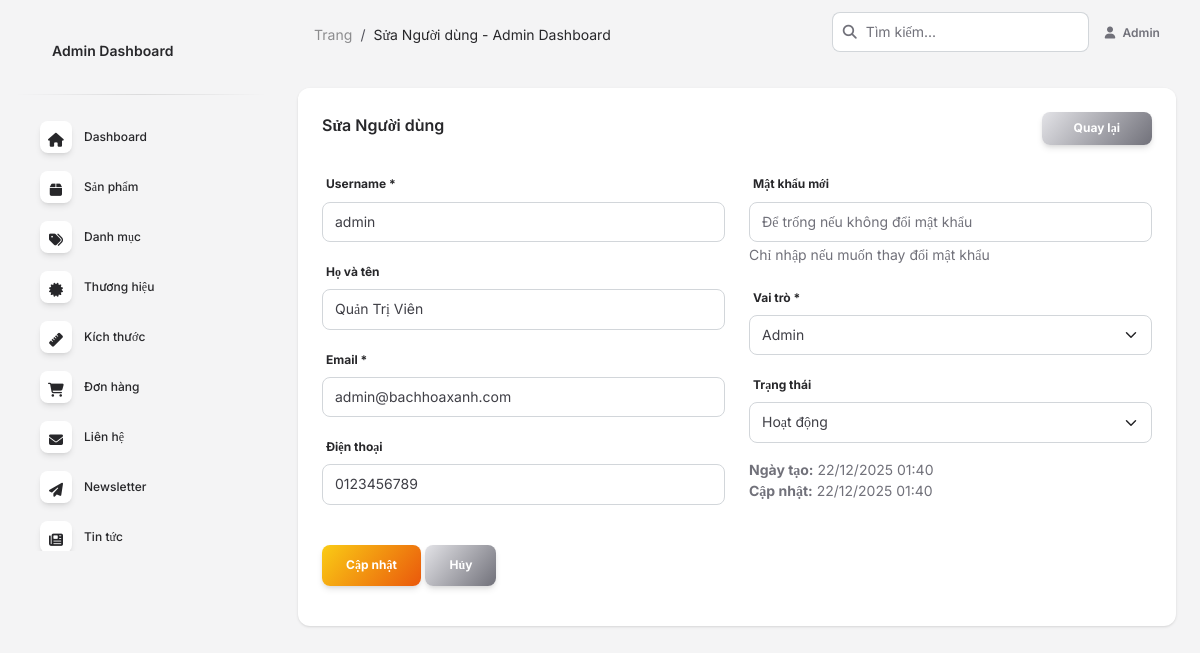
/admin/user_edit.php?id=1 (signed in), run on the app's committed database.
### tables this page shows
CREATE TABLE `users` (
  `id` int(11) NOT NULL AUTO_INCREMENT,
  `username` varchar(50) NOT NULL,
  `email` varchar(100) NOT NULL,
  `password` varchar(255) NOT NULL,
  `full_name` varchar(100) DEFAULT NULL,
  `phone` varchar(20) DEFAULT NULL,
  `address` text DEFAULT NULL,
  `role` enum('admin','customer') NOT NULL DEFAULT 'customer',
  `status` tinyint(1) NOT NULL DEFAULT 1 COMMENT '1=active, 0=inactive',
  `created_at` timestamp NOT NULL DEFAULT CURRENT_TIMESTAMP,
  `updated_at` timestamp NOT NULL DEFAULT CURRENT_TIMESTAMP ON UPDATE CURRENT_TIMESTAMP,
  PRIMARY KEY (`id`),
  UNIQUE KEY `username` (`username`),
  UNIQUE KEY `email` (`email`),
  KEY `status` (`status`),
  KEY `role` (`role`)
);

### admin/user_edit.php (the view, shortened to what this page needs)
<?php
$user_id = isset($_GET['id']) ? (int)$_GET['id'] : 0;
$conn = connectDB();
$user = null;
$sql = "SELECT * FROM users WHERE id = ?";
$stmt = $conn->prepare($sql);
$stmt->bind_param("i", $user_id);
$stmt->execute();
$result = $stmt->get_result();
if ($result && $result->num_rows > 0) {
    $user = $result->fetch_assoc();
}
?>
<!DOCTYPE html>
<html lang="vi">
<head>
  <link href="../assets/css/nucleo-icons.css" rel="stylesheet" />
  <link href="../assets/css/nucleo-svg.css" rel="stylesheet" />
  <link id="pagestyle" href="../assets/css/soft-ui-dashboard.css?v=1.1.0" rel="stylesheet" />
</head>
<body class="g-sidenav-show bg-gray-100">
  <?php $currentPage = 'users'; include 'includes/sidebar.php'; ?>
  <main class="main-content position-relative max-height-vh-100 h-100 border-radius-lg">
    <?php include 'includes/navbar.php'; ?>
    <div class="container-fluid py-4">
      <div class="row">
        <div class="col-12">
          <div class="card">
            <div class="card-header pb-0">
              <div class="row">
                <div class="col-lg-6">
                  <h6>Sửa Người dùng</h6>
                </div>
                <div class="col-lg-6 text-end">
                  <a href="users.php" class="btn bg-gradient-secondary btn-sm mb-0">Quay lại</a>
                </div>
              </div>
            </div>
            <div class="card-body">
              <form method="POST">
                <div class="row">
                  <div class="col-md-6">
                    <div class="mb-3">
                      <label class="form-label">Username *</label>
                      <input type="text" name="username" class="form-control"
                             value="<?= htmlspecialchars($user['username']) ?>" required>
                    </div>
                    <div class="mb-3">
                      <label class="form-label">Họ và tên</label>
                      <input type="text" name="full_name" class="form-control"
                             value="<?= htmlspecialchars($user['full_name'] ?? '') ?>">
                    </div>
                    <div class="mb-3">
                      <label class="form-label">Email *</label>
                      <input type="email" name="email" class="form-control"
                             value="<?= htmlspecialchars($user['email']) ?>" required>
                    </div>
                    <div class="mb-3">
                      <label class="form-label">Điện thoại</label>
                      <input type="tel" name="phone" class="form-control"
                             value="<?= htmlspecialchars($user['phone'] ?? '') ?>">
                    </div>
                  </div>
                  <div class="col-md-6">
                    <div class="mb-3">
                      <label class="form-label">Mật khẩu mới</label>
                      <input type="password" name="password" class="form-control"
                             placeholder="Để trống nếu không đổi mật khẩu">
                      <small class="text-muted">Chỉ nhập nếu muốn thay đổi mật khẩu</small>
                    </div>
                    <div class="mb-3">
                      <label class="form-label">Vai trò *</label>
                      <select name="role" class="form-select" required>
                        <option value="admin" <?= $user['role'] === 'admin' ? 'selected' : '' ?>>Admin</option>
                      </select>
                    </div>
                    <div class="mb-3">
                      <label class="form-label">Trạng thái</label>
                      <select name="status" class="form-select">
                        <option value="1" <?= $user['status'] == 1 ? 'selected' : '' ?>>Hoạt động</option>
                      </select>
                    </div>
                    <div class="mb-3">
                      <p class="text-sm text-secondary">
                        <strong>Ngày tạo:</strong> <?= date('d/m/Y H:i', strtotime($user['created_at'])) ?><br>
                        <strong>Cập nhật:</strong> <?= date('d/m/Y H:i', strtotime($user['updated_at'])) ?>
                      </p>
                    </div>
                  </div>
                </div>
                <div class="mt-4">
                  <button type="submit" name="update_user" class="btn bg-gradient-primary">Cập nhật</button>
                  <a href="users.php" class="btn bg-gradient-secondary">Hủy</a>
                </div>
              </form>
            </div>
          </div>
        </div>
      </div>
    </div>
  </main>
</body>
</html>

### data on the page
users: username "admin", full_name "Quản Trị Viên", email "admin@bachhoaxanh.com", phone "0123456789", role "Admin", status "Hoạt động", created_at "22/12/2025 01:40", updated_at "22/12/2025 01:40"

### other printed values
$pageTitle "Sửa Người dùng - Admin Dashboard"
$_SESSION['user_name'] "Admin"
